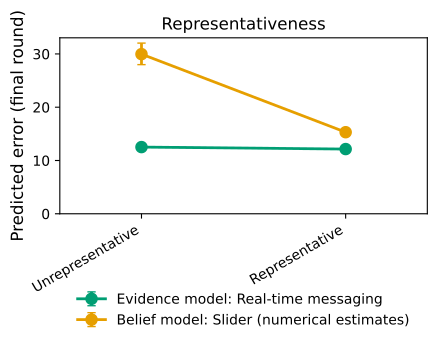

Write Python code to recreate this figure.
"""
Experiment 2 Model Predictions

Uses parameters fitted to Experiment 1 (from models/01_fit.py) to generate predictions
for Experiment 2. Simulates full 8-round belief trajectories.

Models (base models without response weights)
------
- Belief model (α): Simulates slider condition (belief averaging)
- Evidence model (δ, α): Simulates chat condition (evidence pooling)

Simulation
----------
For each Exp2 game:
1. Initialize beliefs at each player's individual MLE
2. Simulate 8 rounds of belief updates with partner interactions
3. Add Gaussian noise N(0, σ) at each round (from fitting residuals)
4. Compute final prediction error vs network MLE

Output
------
- figures/fig7_model_predictions.pdf: predicted final error for unrepresentative and
  representative networks (SR networks, as in the analyses)
- Console: means and effects by representativeness

Usage
-----
  python3 fig7_model_predictions.py   (from figures/; needs a UTF-8 locale)
  Inputs: models/fit_results.csv (models/01_fit.py, corrected timing),
  data/derived/exp2_clean_data.csv (prep/).

This replaces the original models/predict.py. Changes from that script: paths come from
lib/common.py, the games are the SR networks (SUBSET=ALL for all networks), the
figure is written to figures/, and the legend sits below the axes with the revised
condition names and palette. The simulations, parameters and random seed are unchanged.
"""

import os
import sys
sys.path.insert(0, os.path.join(os.path.dirname(os.path.abspath(__file__)), '..', 'lib'))
import common

import numpy as np
import pandas as pd
import matplotlib.pyplot as plt

# =============================================================================
# LOAD FITTED PARAMETERS FROM models/01_fit.py (base models, no response weights)
# =============================================================================

fit_results = pd.read_csv(common.FIT_RESULTS)

# Base Belief model: slider, degroot, anchor=False (1 param: α)
belief_fit = fit_results[(fit_results['condition'] == 'slider') &
                         (fit_results['model'] == 'degroot') &
                         (fit_results['anchor'] == False)].iloc[0]

# Base Evidence model: chat, count, anchor=False (2 params: δ, α)
evidence_fit = fit_results[(fit_results['condition'] == 'chat') &
                           (fit_results['model'] == 'count') &
                           (fit_results['anchor'] == False)].iloc[0]

BELIEF_ALPHA = belief_fit['alpha']
BELIEF_SIGMA = belief_fit['sigma']

EVIDENCE_DELTA = evidence_fit['delta']
EVIDENCE_ALPHA = evidence_fit['alpha']
EVIDENCE_SIGMA = evidence_fit['sigma']

print("=" * 70)
print("EXPERIMENT 2: MODEL PREDICTIONS (base models)")
print("=" * 70)
print(f"\nLoaded parameters from fit_results.csv:")
print(f"  Belief (Slider):   α={BELIEF_ALPHA:.2f}, σ={BELIEF_SIGMA:.3f}")
print(f"  Evidence (Chat):   δ={EVIDENCE_DELTA:.2f}, α={EVIDENCE_ALPHA:.2f}, σ={EVIDENCE_SIGMA:.3f}")

# =============================================================================
# SETUP
# =============================================================================

plt.rcParams.update({
    'font.family': 'sans-serif',
    'font.size': 11,
    'axes.labelsize': 12,
    'axes.titlesize': 12,
    'xtick.labelsize': 10,
    'ytick.labelsize': 10,
    'legend.fontsize': 10,
    'figure.dpi': 150,
})

EVIDENCE_COLOR = common.CONDITION_COLORS['interactive']
BELIEF_COLOR = common.CONDITION_COLORS['slider']


# =============================================================================
# LOAD AND PREPARE DATA
# =============================================================================

exp2 = pd.read_csv(common.EXP2_CLEAN)

# Derive condition and direction from treatmentName
treat_col = 'treatmentName.x' if 'treatmentName.x' in exp2.columns else 'treatmentName'
exp2['condition'] = exp2[treat_col].apply(lambda x: 'interactive' if 'interactive' in str(x) else 'slider')
exp2['direction'] = exp2[treat_col].apply(lambda x: 'RS' if str(x).startswith('RS_') else 'SR')

exp2 = common.filter_exp2(exp2)   # SR networks by default (lib/common.py)
print(f"Loaded Exp 2: {exp2['gameID'].nunique()} games")

# Get game-level data
game_data = exp2.groupby('gameID').first().reset_index()
game_data = game_data[['gameID', 'condition', 'direction', 'nCrittersGame',
                        'nRabbitsGame', 'entropy', 'representation']]

# Network MLE aligned for direction
game_data['network_mle_raw'] = game_data['nRabbitsGame'] / game_data['nCrittersGame']
game_data['network_mle_aligned'] = np.where(
    game_data['direction'] == 'RS',
    1 - game_data['network_mle_raw'],
    game_data['network_mle_raw']
)

# Representativeness bins (median split)
rep_median = game_data['representation'].median()
game_data['rep_bin'] = np.where(
    game_data['representation'] <= rep_median, 'Representative', 'Unrepresentative'
)


# =============================================================================
# MODEL SIMULATIONS
# =============================================================================
# Both models are simulated on the partner schedule that actually ran (who each
# player received from in each round; partner_schedule/exp2_partners.csv), with the
# timing used in models/01_fit.py:
#   Belief model (slider timing): the first estimate is the player's own-sample
#     proportion; each of the 7 later estimates averages the player's previous
#     estimate with the previous estimate of that round's sender.
#   Evidence model (messaging timing): messages precede the estimate, so each of the
#     8 estimates moves toward the pooled proportion of the player's own sample and
#     the samples of every distinct sender heard up to and including that round.
# Gaussian noise with the fitted residual SD is added at every update. Predicted
# error is the mean absolute error of individual final estimates (the measure used
# for the data). The error of the network's mean estimate without noise, which the
# original submission reported, is printed for comparison.

partners = common.filter_exp2(pd.read_csv(common.EXP2_PARTNERS))
N_SIMS = 1000
rng = np.random.default_rng(42)


def sender_index(game_id, ids):
    """sender[t] = array giving, for each player, the index of the player they received from in round t."""
    idx = {p: i for i, p in enumerate(ids)}
    sender = {}
    for rd, sch in partners[partners.gameID == game_id].groupby('round'):
        a = np.full(len(ids), -1)
        for pid, sid in zip(sch.playerID, sch.partnerID):
            if pid in idx and sid in idx:
                a[idx[pid]] = idx[sid]
        sender[int(rd)] = a
    if any(t not in sender or (sender[t] < 0).any() for t in range(1, 9)):
        return None
    return sender


def simulate_game(game_df, truth):
    players = game_df.drop_duplicates('playerID')
    ids = list(players.playerID)
    r = players.nRabbits.values.astype(float)
    n = players.nCritters.values.astype(float)
    mle = np.where(n > 0, r / np.maximum(n, 1), 0.5)
    sender = sender_index(game_df.gameID.iloc[0], ids)
    if sender is None:
        return None
    out = {}
    for noise in (True, False):
        B = np.tile(mle, (N_SIMS if noise else 1, 1))
        for t in range(1, 8):
            B = BELIEF_ALPHA * B + (1 - BELIEF_ALPHA) * B[:, sender[t]]
            if noise:
                B = np.clip(B + rng.normal(0, BELIEF_SIGMA, B.shape), 0, 1)
        E = np.tile(mle, (N_SIMS if noise else 1, 1))
        heard = [set() for _ in ids]
        for t in range(1, 9):
            for i in range(len(ids)):
                heard[i].add(sender[t][i])
            cum_r = np.array([sum(r[j] for j in heard[i]) for i in range(len(ids))])
            cum_n = np.array([sum(n[j] for j in heard[i]) for i in range(len(ids))])
            pooled = (r + EVIDENCE_DELTA * cum_r) / (n + EVIDENCE_DELTA * cum_n)
            E = EVIDENCE_ALPHA * E + (1 - EVIDENCE_ALPHA) * pooled
            if noise:
                E = np.clip(E + rng.normal(0, EVIDENCE_SIGMA, E.shape), 0, 1)
        tag = '' if noise else '_netmean_nonoise'
        if noise:
            out['belief_error'] = 100 * np.abs(B - truth).mean()
            out['evidence_error'] = 100 * np.abs(E - truth).mean()
        else:
            out['belief_error' + tag] = 100 * abs(B.mean() - truth)
            out['evidence_error' + tag] = 100 * abs(E.mean() - truth)
    return out


# =============================================================================
# COMPUTE PREDICTIONS
# =============================================================================

print("\nComputing model predictions...")
model_errors = []
for _, row in game_data.iterrows():
    game_df = exp2[(exp2['gameID'] == row['gameID']) & (exp2['idx'] == 1)]
    if len(game_df) < 2:
        continue
    o = simulate_game(game_df, row['network_mle_aligned'] if row['direction'] == 'SR' else row['network_mle_raw'])
    if o is None:
        continue
    o.update(gameID=row['gameID'], rep_bin=row['rep_bin'])
    model_errors.append(o)

model_df = pd.DataFrame(model_errors)
print(f"Model predictions: {len(model_df)} games")

# Observed final-round error (individual estimates) for comparison
obs = exp2[exp2['idx'] == 8].merge(game_data[['gameID', 'network_mle_aligned', 'rep_bin']], on='gameID')
obs['error'] = (obs['guess'] - 100 * obs['network_mle_aligned']).abs()
print("\nObserved final-round error by condition (individual estimates):")
print(obs.groupby(['condition', 'rep_bin']).error.agg(['mean', 'size']).round(1).to_string())

# =============================================================================
# COMPUTE AND PRINT RESULTS
# =============================================================================

print("\n" + "=" * 70)
print("PREDICTIONS BY REPRESENTATIVENESS")
print("=" * 70)

for model_name, col in [('Belief', 'belief_error'), ('Evidence', 'evidence_error'),
                        ('Belief, network mean without noise', 'belief_error_netmean_nonoise'),
                        ('Evidence, network mean without noise', 'evidence_error_netmean_nonoise')]:
    rep = model_df[model_df['rep_bin'] == 'Representative'][col]
    unrep = model_df[model_df['rep_bin'] == 'Unrepresentative'][col]
    print(f"\n{model_name} model:")
    print(f"  Representative:   {rep.mean():.1f} (SD={rep.std():.1f})")
    print(f"  Unrepresentative: {unrep.mean():.1f} (SD={unrep.std():.1f})")
    print(f"  Effect:           {unrep.mean() - rep.mean():.1f}")


# =============================================================================
# CREATE FIGURE (matching Figure 5B layout)
# =============================================================================

print("\nCreating figure...")

fig, ax = plt.subplots(figsize=(4.5, 4))

x = np.array([0, 1])
# Unrepresentative on left, Representative on right (matching Fig 5B)
labels = ['Unrepresentative', 'Representative']

# Compute means and bootstrap CIs
def bootstrap_ci(values, n_boot=1000, seed=42):
    np.random.seed(seed)
    means = [np.mean(np.random.choice(values, size=len(values), replace=True))
             for _ in range(n_boot)]
    return np.percentile(means, [2.5, 97.5])

belief_means = []
belief_cis = []
evidence_means = []
evidence_cis = []

for rep_level in labels:
    b_vals = model_df[model_df['rep_bin'] == rep_level]['belief_error'].values
    e_vals = model_df[model_df['rep_bin'] == rep_level]['evidence_error'].values

    belief_means.append(np.mean(b_vals))
    belief_cis.append(bootstrap_ci(b_vals))
    evidence_means.append(np.mean(e_vals))
    evidence_cis.append(bootstrap_ci(e_vals))

# Error bars
belief_errs = [[belief_means[i] - belief_cis[i][0] for i in range(2)],
               [belief_cis[i][1] - belief_means[i] for i in range(2)]]
evidence_errs = [[evidence_means[i] - evidence_cis[i][0] for i in range(2)],
                 [evidence_cis[i][1] - evidence_means[i] for i in range(2)]]

# Connected lines with error bars (matching Fig 5B style)
ax.errorbar(x, evidence_means, yerr=evidence_errs,
            color=EVIDENCE_COLOR, marker='o', markersize=8, linewidth=2, capsize=3,
            label='Evidence model: ' + common.CONDITION_LABELS['interactive'])
ax.errorbar(x, belief_means, yerr=belief_errs,
            color=BELIEF_COLOR, marker='o', markersize=8, linewidth=2, capsize=3,
            label='Belief model: ' + common.CONDITION_LABELS['slider'])

ax.set_xticks(x)
ax.set_xticklabels(labels, rotation=30, ha='right')
ax.set_ylabel('Predicted error (final round)')
ax.set_title('Representativeness')
ax.set_xlim(-0.4, 1.4)
ax.set_ylim(0, None)
ax.legend(loc='upper center', bbox_to_anchor=(0.5, -0.38), frameon=False)  # below axes (revision)

plt.tight_layout()
plt.savefig(os.path.join(common.FIGURES, 'fig7_model_predictions.pdf'), bbox_inches='tight')
print("Saved fig7_model_predictions.pdf")
